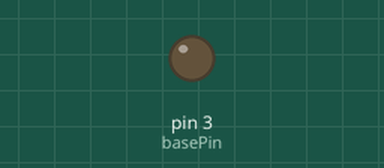
This sketch was run on a simulated Arduino Uno, built with avr-gcc and run on an emulated ATmega328P. Parts: output pins drawn as LEDs (lit = HIGH).

Above: at 0.15 s.
At 39.84 s:
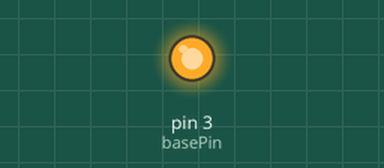
Timing chart, 0 to 40.0 s (numbered marks = the images above):
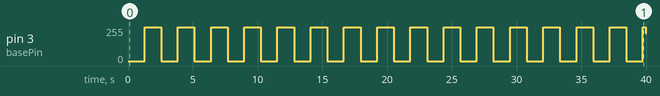

The sketch:

NPN_transistor.ino
```cpp
// goes to base to:-
// 1. start open npn gate
// 2. amplify current (Ie = Ic = hfe * Ib)
const unsigned char basePin = 3;
const unsigned char ledFreq = 5;

void setup() {
  pinMode(basePin, OUTPUT);
}

void loop() {
  for (unsigned short i = 0; i <= 255; ++i) {
    analogWrite(basePin, i);
    delay(ledFreq);
  }
  for (short i = 255; i >= 0; --i) {
    analogWrite(basePin, i);
    delay(ledFreq);
  }
}
```

Measured:
- by itself, pin 3 (basePin): 0/255 → 255/255 at 1.3 s, → 0/255 1.3 s later, → 255/255 1.3 s later, → 0/255 1.3 s later, … (32 changes in this stretch)
